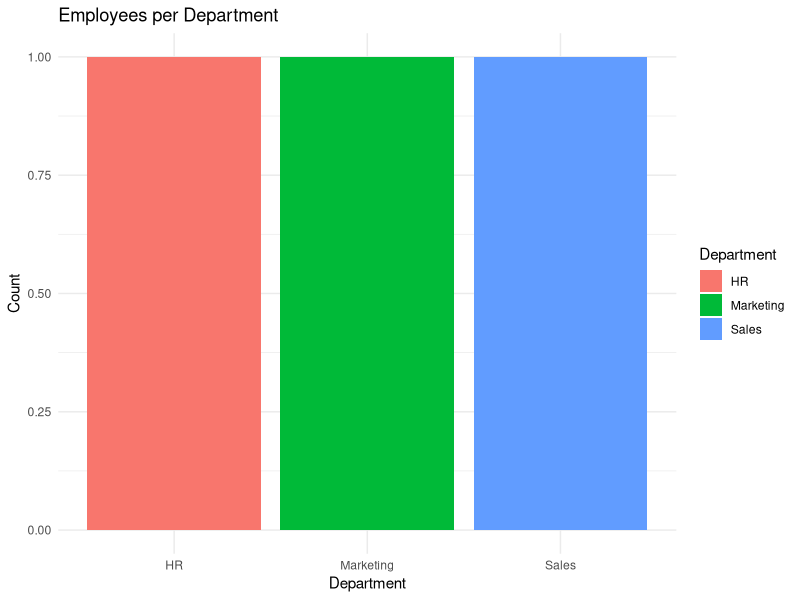

The R source for this figure:
library(ggplot2)

df13_dept <- data.frame(
  Department = c("Sales", "HR", "Marketing")
)

ggplot(df13_dept, aes(x = Department, fill = Department)) +
  geom_bar() +
  labs(title = "Employees per Department", x = "Department", y = "Count") +
  theme_minimal()
